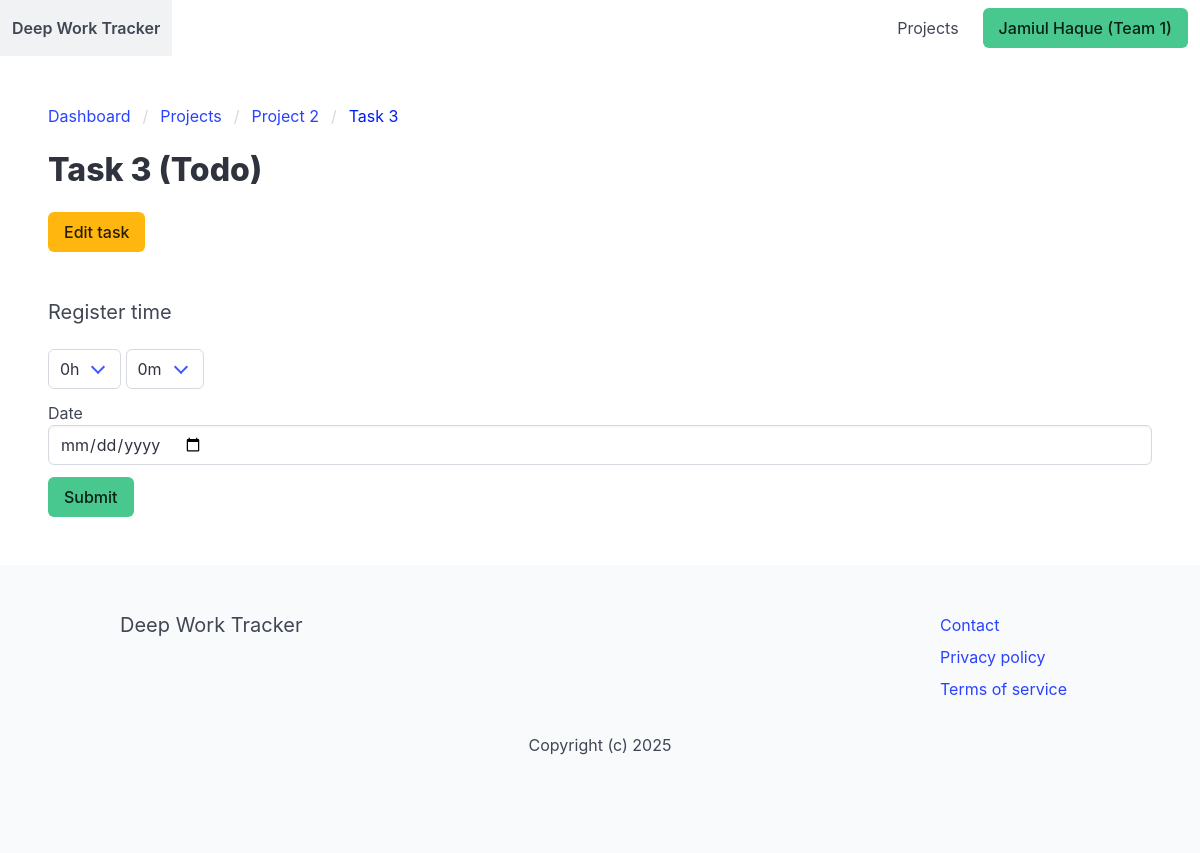
/projects/3/5/ (signed in), run on the app's committed database.
### apps/team/models.py (models this page shows, shortened)
class Team(models.Model):
    ACTIVE = "active"
    DELETED = "deleted"
    CHOICES_STATUS = (
        (ACTIVE, "Active"),
        (DELETED, "Deleted"),
    )
    title = models.CharField(max_length=255)
    members = models.ManyToManyField(User, related_name="teams")
    created_by = models.ForeignKey(User, related_name="created_teams", on_delete=models.CASCADE)
    created_at = models.DateTimeField(auto_now_add=True)
    status = models.CharField(max_length=10, choices=CHOICES_STATUS, default=ACTIVE)
    class Meta:
        ordering = ["title"]

### apps/project/models.py (models this page shows, shortened)
class Project(models.Model):
    team = models.ForeignKey(Team, related_name="projects", on_delete=models.CASCADE)
    title = models.CharField(max_length=255)
    created_by = models.ForeignKey(User, related_name="projects", on_delete=models.CASCADE)
    created_at = models.DateTimeField(auto_now_add=True)
    class Meta:
        ordering = ["title"]

class Task(models.Model):
    TODO = "todo"
    DONE = "done"
    ARCHIVED = "archived"
    CHOICES_STATUS = (
        (TODO, "Todo"),
        (DONE, "Done"),
        (ARCHIVED, "Archived"),
    )
    team = models.ForeignKey(Team, related_name="tasks", on_delete=models.CASCADE)
    project = models.ForeignKey(Project, related_name="tasks", on_delete=models.CASCADE)
    title = models.CharField(max_length=255)
    created_by = models.ForeignKey(User, related_name="tasks", on_delete=models.CASCADE)
    created_at = models.DateTimeField(auto_now_add=True)
    status = models.CharField(max_length=20, choices=CHOICES_STATUS, default=TODO)
    class Meta:
        ordering = ["-created_at"]

### apps/project/views.py (the view, shortened to what this page needs)
# urls.py: path("<int:project_id>/<int:task_id>/", task, name="task"),
@login_required
def task(request, project_id, task_id):
    team = get_object_or_404(Team, pk=request.user.userprofile.active_team_id, status=Team.ACTIVE)
    project = get_object_or_404(Project, team=team, pk=project_id)
    task = get_object_or_404(Task, pk=task_id, team=team)
    return render(request, "project/task.html", {"today": datetime.today(), "team": team, "project": project, "task": task})

### apps/team/context_processors.py (called while the page is built)
def active_team(request):
    if request.user.is_authenticated:
        if request.user.userprofile.active_team_id:
            team = Team.objects.get(pk=request.user.userprofile.active_team_id)
            return {"active_team": team}
        return {"active_team": None}
    return {"active_team": None}

### apps/project/templates/project/task.html (shortened to what this page needs)
{% extends "core/base.html" %}
{% block content %}
    <div id="project-app">
        <nav class="breadcrumb" aria-label="breadcrumbs">
            <ul>
                <li><a href="#">Dashboard</a></li>
                <li><a href="{% url "project:projects" %}">Projects</a></li>
                <li><a href="{% url "project:project" project.id %}">{{ project.title }}</a></li>
                <li class="is-active"><a href="{% url "project:task" project.id task.id %}" aria-current="page">{{ task.title }}</a></li>
            </ul>
        </nav>
        <div class="columns">
            <div class="column">
                <h1 class="title">{{ task.title }} ({{ task.get_status_display }}) </h1>
                <a href="{% url "project:edit_task" project.id task.id %}" class="button is-warning">Edit task</a>
                <h2 class="subtitle mt-6">Register time</h2>
                <form method="post" action=".">
                    <div class="field is-grouped">
                        <div class="control">
                            <div class="select">
                                <select name="hours">
                                    <option value="0">0h</option>
                                </select>
                            </div>
                            <div class="select">
                                <select name="minutes">
                                    <option value="0">0m</option>
                                </select>
                            </div>
                        </div>
                    </div>
                    <div class="field">
                        <label>Date</label>
                        <div class="control">
                            <input type="date" id="id_date" name="date" class="input value="{{ today|date:"Y-M-D" }}" placeholder="dd-mm-yyyy"">
                        </div>
                    </div>
                    <div class="field">
                        <div class="control">
                            <button class="button is-success">Submit</button>
                        </div>
                    </div>
                </form>
            </div>
        </div>
    </div>
{% endblock %}

### apps/core/templates/core/base.html (shortened to what this page needs)
<!DOCTYPE html>
<html>
<head>
    <link rel="stylesheet" href="https://cdn.jsdelivr.net/npm/bulma@1.0.2/css/bulma.min.css">
</head>
<body>
    <div id="navbar-app">
        <nav class="navbar" role="navigation" aria-label="main navigation">
            <div class="navbar-brand">
                <a href="/" class="navbar-item"><strong>Deep Work Tracker</strong></a>
            </div>
            <div class="navbar-menu" :class="{'is-active': isActive}">
                <div class="navbar-end">
                    {% if not request.user.is_authenticated %}
                    <a href="{% url "plans" %}" class="navbar-item">Plans</a>
                    {% else %}
                        <a href="{% url "project:projects" %}" class="navbar-item">Projects</a>
                    {% endif %}
                    <div class="navbar-item">
                        <div class="buttons">
                            {% if request.user.is_authenticated %}
                                <a href="{% url "myaccount" %}" class="button is-success">{% firstof request.user.get_full_name request.user.username %}{% if active_team %} ({{ active_team.title}}){% endif %}</a>
                            {% else %}
                                <a href="{% url "signup" %}" class="button is-success"><strong>Sign up</strong></a>
                                <a href="{% url "login" %}" class="button">Log in</a>
                            {% endif %}
                        </div>
                    </div>
                </div>
            </div>
        </nav>
    </div>
     <section class="section">
        {% block content %}
        {% endblock %}
     </section>
     <footer class="footer">
        <div class="container">
            <div class="columns is-multiline">
                <div class="column is-4">
                    <h2 class="subtitle">Deep Work Tracker</h2>
                </div>
            <div class="column is-offset-6 is-2">
                <ul>
                    <li class="mb-2"><a href="#">Contact</a></li>
                    <li class="mb-2"><a href="{% url "privacy" %}">Privacy policy</a></li>
                    <li class="mb-2"><a href="{% url "terms" %}">Terms of service</a></li>
                </ul>
            </div>
            <div class="column is-12 has-text-centered">
                <p>Copyright (c) 2025</p>
            </div>
        </div>
    </div>
</footer>
</body>
</html>

### data on the page
Team: title "Team 1"
Project: title "Project 2"
Task: title "Task 3", status "Todo"
